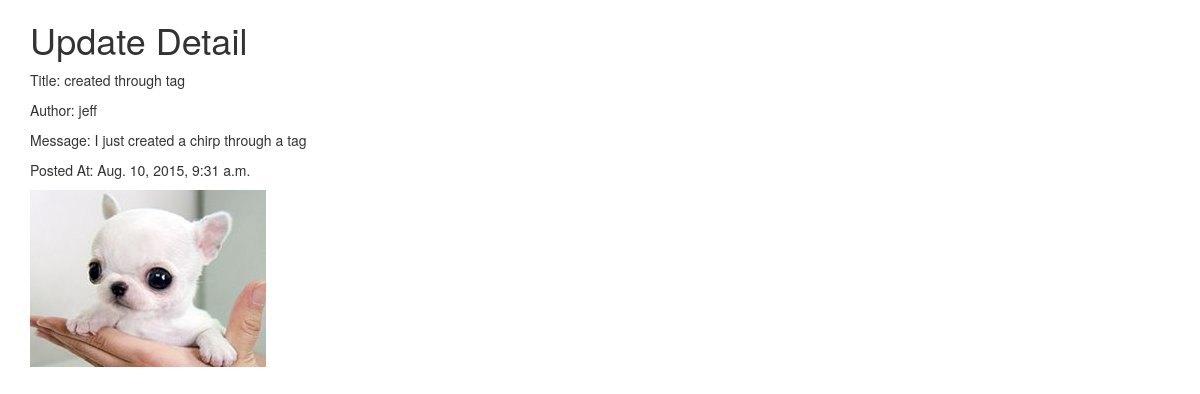
The app's page /updates/10/ with its own data.
### updates/models.py (models this page shows, shortened)
class Chirp(models.Model):
    author = models.ForeignKey(User)
    message = models.CharField(max_length=140,
                               validators=[MinLengthValidator(5, message="Type more than 5 characters lazy ass")])
    title = models.CharField(max_length=30)
    posted_at = models.DateTimeField()

### updates/views.py (the view)
# urls.py: url(r'^(?P<chirp_id>[0-9]+)/', ChirpDetail.as_view(), name="detail_chirp"),
class ChirpDetail(DetailView):
    model = Chirp
    pk_url_kwarg = 'chirp_id'
    template_name = 'updates/detail_chirp.html'

### templates/updates/detail_chirp.html
{% extends "base.html" %}
{% load staticfiles %}
{% block content %}
    <h1>Update Detail</h1>
    <p>Title: {{ chirp.title }}</p>
    <p>Author: {{ chirp.author.username }}</p>
    <p>Message: {{ chirp.message }}</p>
    <p>Posted At: {{ chirp.posted_at }}</p>
    <img src="{% static "images/cutesmall.jpg" %}" alt="Another cutie"/>
{% endblock %}

### records on screen
Chirp: title "created through tag", author.username "jeff", message "I just created a chirp through a tag", posted_at "Aug. 10, 2015, 9:31 a.m."
